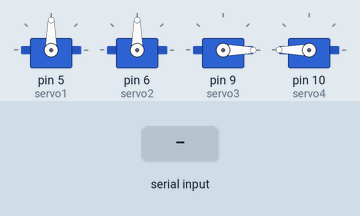
Recording of a sketch running on a simulated Arduino Uno, built with avr-gcc and run on an emulated ATmega328P. Parts: 4 × servo. The inputs (shaded band) are chosen by the test bench.

Above: at 5.2 s.
5.3 s: "1\n" received over Serial
At 7.5 s:
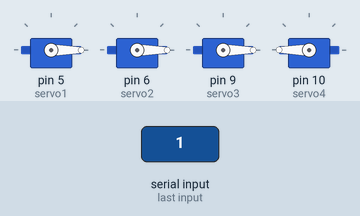
7.8 s: "1,90,45\n" received over Serial
At 9.5 s:
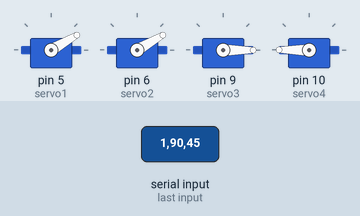
10.3 s: "1,90\n" received over Serial
At 12.6 s:
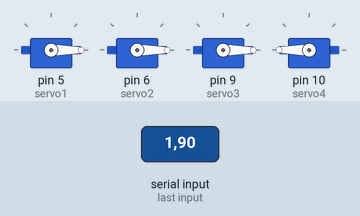
Timing chart, 0 to 14.1 s (numbered marks = the images above; inputs shaded):
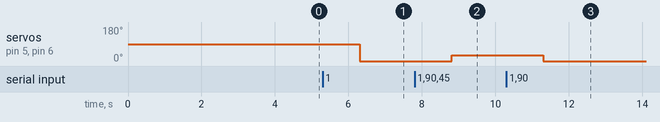

The sketch:

ControlServoClasificador.ino
```cpp
#include <Servo.h>
#include <String.h>

Servo servo1;
Servo servo2;
Servo servo3;
Servo servo4;

int servos_giro_radial = 0;
int servos_inclinacion = 0;
int angulo_giro_radial = 135;
int angulo_inclinacion = 0;

String datos;
String servos_giro_radial_str, servos_inclinacion_str;
String angulo_giro_radial_str, angulo_inclinacion_str;
volatile char coma = ',';

void setup() {
  servo1.attach(5, 500, 2500);
  servo2.attach(6, 450, 2450);
  servo3.attach(9, 500, 2405);
  servo4.attach(10, 500, 2400);
  Serial.begin(9600);  // Inicia la comunicación serie a 9600 baudios
  delay(1000);
  servo1.write(angulo_giro_radial*2/3);
  servo2.write(angulo_giro_radial*2/3);
  servo3.write(angulo_inclinacion);
  servo4.write(180-angulo_inclinacion);
  delay(3000);
}

void loop() {
  if (Serial.available() > 0) {
    datos = Serial.readString();
    separador();
    if (servos_giro_radial == 1) {
      servo1.write(angulo_giro_radial*2/3);
      servo2.write(angulo_giro_radial*2/3);
    }
    if (servos_inclinacion == 1) {
      servo3.write(angulo_inclinacion);
      servo4.write(180-angulo_inclinacion);
    }
  }
}
void separador(){
  servos_giro_radial_str = datos.substring(0, datos.indexOf(coma));
  servos_giro_radial = servos_giro_radial_str.toInt();
  datos = datos.substring(servos_giro_radial_str.length() + 1);

  servos_inclinacion_str = datos.substring(0, datos.indexOf(coma));
  servos_inclinacion = servos_inclinacion_str.toInt();
  datos = datos.substring(servos_inclinacion_str.length() + 1);

  angulo_giro_radial_str = datos.substring(0, datos.indexOf(coma));
  angulo_giro_radial = angulo_giro_radial_str.toInt();
  datos = datos.substring(angulo_giro_radial_str.length() + 1);

  angulo_inclinacion = datos.substring(0, datos.indexOf(coma)).toInt();
}
```

Measured:
- after the input at 5.3 s, servo on pin 5 (servo1), servo on pin 6 (servo2): 90° → 0° after 1.0 s
- after the input at 7.8 s, servo on pin 5 (servo1), servo on pin 6 (servo2): 0° → 30° after 1.0 s
- after the input at 10.3 s, servo on pin 5 (servo1), servo on pin 6 (servo2): 30° → 0° after 1.0 s
